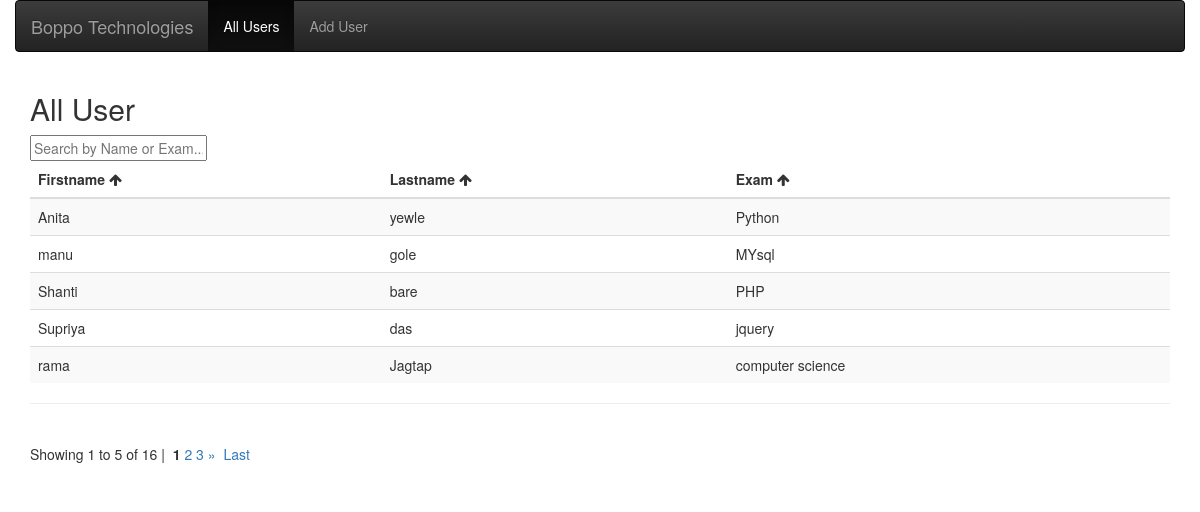
The page /index.php/dashboard on the database its author committed.
### tables this page shows
CREATE TABLE `exam_tbl` (
  `id` int(11) NOT NULL,
  `exam` varchar(255) NOT NULL,
  `user_id` int(11) NOT NULL COMMENT 'Choice_id'
);

CREATE TABLE `users` (
  `id` int(11) NOT NULL,
  `f_name` varchar(255) NOT NULL,
  `l_name` varchar(255) NOT NULL,
  `email` varchar(255) NOT NULL,
  `created_at` timestamp NOT NULL DEFAULT current_timestamp(),
  `updated_at` timestamp NOT NULL DEFAULT current_timestamp() ON UPDATE current_timestamp()
);

### application/controllers/Dashboard.php (called while the page is built, shortened)
<?php
class Dashboard extends CI_Controller {
    function __construct() {
        $this->perPage = 5;
    }
	 public function index(){
        $config['target']      = '#dataList';
        $config['base_url']    = base_url('dashboard/ajaxPaginationData');
        $config['total_rows']  = $this->c_model->count('users');
        $config['per_page']    = $this->perPage;
        $conditions = array(
            'limit' => $config['per_page'],
            'offset' => 0,
        );
        $data['all_users'] = $this->c_model->get_user($conditions);
        $this->load->view('header');
        $this->load->view('dashboard_view',$data);
    }
}

### index.php (called while the page is built, shortened)
<?php
require_once BASEPATH.'core/CodeIgniter.php';

### application/config/config.php (called while the page is built, shortened)
<?php
$config['base_url'] = 'http://localhost/ci_pagination';
$config['index_page'] = '';
$config['uri_protocol']	= 'REQUEST_URI';
$config['url_suffix'] = '';
$config['language']	= 'english';
$config['charset'] = 'UTF-8';
$config['enable_hooks'] = FALSE;
$config['subclass_prefix'] = 'MY_';
$config['composer_autoload'] = FALSE;
$config['permitted_uri_chars'] = 'a-z 0-9~%.:_\-';
$config['enable_query_strings'] = FALSE;
$config['controller_trigger'] = 'c';
$config['function_trigger'] = 'm';
$config['directory_trigger'] = 'd';
$config['allow_get_array'] = TRUE;
$config['log_threshold'] = 0;
$config['log_path'] = '';
$config['log_file_extension'] = '';
$config['log_file_permissions'] = 0644;
$config['log_date_format'] = 'Y-m-d H:i:s';
$config['error_views_path'] = '';
$config['cache_path'] = '';
$config['cache_query_string'] = FALSE;
$config['encryption_key'] = '';
$config['sess_driver'] = 'files';
$config['sess_cookie_name'] = 'ci_session';
$config['sess_expiration'] = 7200;
$config['sess_save_path'] = NULL;
$config['sess_match_ip'] = FALSE;
$config['sess_time_to_update'] = 300;
$config['sess_regenerate_destroy'] = FALSE;
$config['cookie_prefix']	= '';
$config['cookie_domain']	= '';
$config['cookie_path']		= '/';
$config['cookie_secure']	= FALSE;
$config['cookie_httponly'] 	= FALSE;
$config['standardize_newlines'] = FALSE;
$config['global_xss_filtering'] = FALSE;
$config['csrf_protection'] = FALSE;
$config['csrf_token_name'] = 'csrf_test_name';
$config['csrf_cookie_name'] = 'csrf_cookie_name';
$config['csrf_expire'] = 7200;
$config['csrf_regenerate'] = TRUE;
$config['csrf_exclude_uris'] = array();
$config['compress_output'] = FALSE;
$config['time_reference'] = 'local';
$config['rewrite_short_tags'] = FALSE;
$config['proxy_ips'] = '';

### application/models/common_model.php (called while the page is built, shortened)
<?php
class Common_model extends CI_Model
{
	function count($table)
	{
		return $this->db->count_all_results($table);
	}
	function get_user($para='')
	{
		$this->db->select('users.f_name, users.l_name, exam_tbl.exam ');
		$this->db->from('users');
		$this->db->join('exam_tbl', 'exam_tbl.user_id = users.id');
		if (isset($para['limit']) && isset($para['offset'])) {
			$this->db->limit($para['limit'], $para['offset']);
		}
		if (isset($para['sortBy']) && isset($para['sortCol'])) {
			if ($para['sortCol'] == 'exam') {
				$this->db->order_by('exam_tbl.exam', $para['sortBy']);
			}else{
				$this->db->order_by('users.'.$para['sortCol'], $para['sortBy']);
			}
		}else{
			$this->db->order_by('users.id', 'desc');
		}
		return  $this->db->get()->result_array();
	}
}

### application/views/dashboard_view.php (the view, shortened to what this page needs)
		<div class="container">
			<h2>All User</h2>
			<div class="topnav">
				<input id='keywords' type="text" placeholder="Search by Name or Exam..." onkeyup="searchFilter();">
			</div>
			<div id="dataList">
				  <table class="table table-striped">
				    <thead>
				      <tr>
				        <th id="firstname" onclick="searchFilter('', 'firstname');"  data-id='asc'>Firstname <i class="fa fa-arrow-up" aria-hidden="true"></i></th>
				        <th id="lastname" onclick="searchFilter('', 'lastname');"  data-id='asc'>Lastname <i class="fa fa-arrow-up" aria-hidden="true"></i></th>
				        <th id="exam" onclick="searchFilter('', 'exam');" data-id='asc'>Exam <i class="fa fa-arrow-up" aria-hidden="true"></i></th>
				      </tr>
				    </thead>
				    <tbody id="">
				    	<?php foreach ($all_users as $key => $value) {?>
							<tr>
					        	<td><?php echo $value['f_name']; ?></td>
					        	<td><?php echo $value['l_name']; ?></td>
					        	<td><?php echo $value['exam']; ?></td>
					      	</tr>
				    	<?php } ?>
				    </tbody>
				  </table>
				  <hr>
				  <?php echo $this->ajax_pagination->create_links(); ?>
			</div>
		</div>
	</div>
</body>
</html>

### application/views/header.php (shortened to what this page needs)
<!DOCTYPE html>
<html>
<head>
	<link rel="stylesheet" href="https://maxcdn.bootstrapcdn.com/bootstrap/3.3.7/css/bootstrap.min.css">
	<link rel="stylesheet" href="https://cdnjs.cloudflare.com/ajax/libs/font-awesome/4.7.0/css/font-awesome.min.css">
	<link rel="stylesheet" href="https://maxcdn.bootstrapcdn.com/bootstrap/3.3.7/css/bootstrap-theme.min.css">
</head>
<body>
	<div class="container-fluid">
		<nav class="navbar navbar-inverse">
		  <div class="container-fluid">
		    <div class="navbar-header">
		      <a class="navbar-brand" href="#">Boppo Technologies</a>
		    </div>
		    <ul class="nav navbar-nav">
		      <li class="active"><a href="<?php echo base_url('dashboard'); ?>">All Users</a></li>
		      <li><a href="<?php echo base_url('register'); ?>">Add User</a></li>
		    </ul>
		  </div>
		</nav>

### application/libraries/Ajax_pagination.php (shortened to what this page needs)
<?php defined('BASEPATH') OR exit('No direct script access allowed');
class Ajax_pagination{
	var $total_rows  	= '';
	var $per_page	 	= 5;
	var $num_links		=  2;
	var $cur_page	 	=  0;
	var $next_link		= '&#187;';
	var $last_link		= 'Last';
	var $uri_segment	= 3;
	var $full_tag_open	= '<div class="pagination">';
	var $full_tag_close	= '</div>';
	var $last_tag_open	= '&nbsp;';
	var $last_tag_close	= '';
	var $cur_tag_open	= '&nbsp;<b>';
	var $cur_tag_close	= '</b>';
	var $next_tag_open	= '&nbsp;';
	var $next_tag_close	= '&nbsp;';
	var $num_tag_open	= '&nbsp;';
	var $num_tag_close	= '';
    	var $anchor_class	= '';
    	var $show_count         = true;
    	var $link_func          = 'getData';
	function create_links(){
		$num_pages = ceil($this->total_rows / $this->per_page);
		$CI =& get_instance();
		$this->num_links = (int)$this->num_links;
		$this->cur_page = floor(($this->cur_page/$this->per_page) + 1);
		$start = (($this->cur_page - $this->num_links) > 0) ? $this->cur_page - ($this->num_links - 1) : 1;
		$end   = (($this->cur_page + $this->num_links) < $num_pages) ? $this->cur_page + $this->num_links : $num_pages;
		$output = '';
		if ($this->show_count){
			$curr_offset = $CI->uri->segment($this->uri_segment);
			$info = 'Showing ' . ( $curr_offset + 1 ) . ' to ' ;
			if( ( $curr_offset + $this->per_page ) < ( $this->total_rows -1 ) )
			$info .= $curr_offset + $this->per_page;
			else
			$info .= $this->total_rows;
			$info .= ' of ' . $this->total_rows . ' | ';
			$output .= $info;
		}
		for ($loop = $start -1; $loop <= $end; $loop++){
			$i = ($loop * $this->per_page) - $this->per_page;
			if ($i >= 0){
				if ($this->cur_page == $loop){
					$output .= $this->cur_tag_open.$loop.$this->cur_tag_close;
				}else{
					$n = ($i == 0) ? '' : $i;
					$output .= $this->num_tag_open
						. $this->getAJAXlink( $n, $loop )
						. $this->num_tag_close;
				}
			}
		}
		if ($this->cur_page < $num_pages){
			$output .= $this->next_tag_open
				. $this->getAJAXlink( $this->cur_page * $this->per_page , $this->next_link )
				. $this->next_tag_close;
		}
		if (($this->cur_page + $this->num_links) < $num_pages){
			$i = (($num_pages * $this->per_page) - $this->per_page);
			$output .= $this->last_tag_open . $this->getAJAXlink( $i, $this->last_link ) . $this->last_tag_close;
		}
		$output = preg_replace("#([^:])//+#", "\\1/", $output);
		$output = $this->full_tag_open.$output.$this->full_tag_close;
		?>
        <?php
		return $output;
	}
	function getAJAXlink($count, $text) {
        $pageCount = $count?$count:0;
		return '<a href="javascript:void(0);"' . $this->anchor_class . ' onclick="'.$this->link_func.'('.$pageCount.')">'. $text .'</a>';
	}
}

### rows shown on the page
exam_tbl: user.f_name "Anita", user.l_name "yewle", exam "Python"
exam_tbl: user.f_name "manu", user.l_name "gole", exam "MYsql"
exam_tbl: user.f_name "Shanti", user.l_name "bare", exam "PHP"
exam_tbl: user.f_name "Supriya", user.l_name "das", exam "jquery"
exam_tbl: user.f_name "rama", user.l_name "Jagtap", exam "computer science"

### other values the page prints
$this->ajax_pagination->create_links() "Showing 1 to 5 of 16 | 1"
$text "2 3 » Last"
